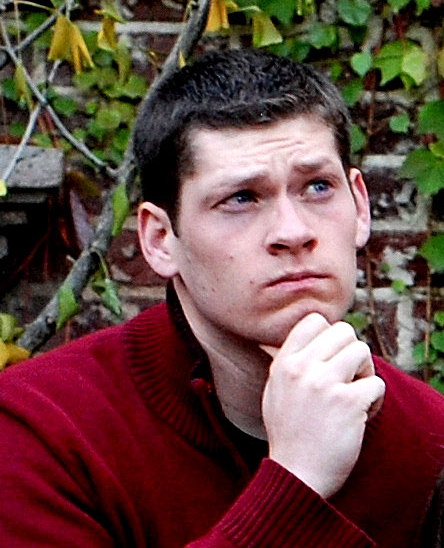
%> input picture brad.png, 444 x 548 px
$ octave example.m   (GNU Octave 9; MATLAB toolbox functions it lacks are replaced by stand-ins)
%> lines starting %> are read from the running program, lines starting %| are printed output that depends on the picture
%> further down, I1 is the input picture: size 548x444x3 uint8; mean R, G, B 102.3, 71.4, 66.3
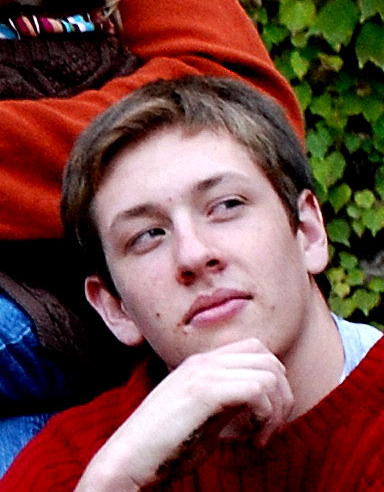
%> input picture bryan.png, 384 x 492 px
%> further down, I2 is the input picture: size 492x384x3 uint8; mean R, G, B 115.3, 75.8, 71.7
### morphImage.m
function morphImage(img1,img2, cp1,cp2, n_step, output_name,kernel)
%> called with n_step = 50, output_name = 'bradbryan'

% Find the values of the weights.
N = size(cp1, 1);
maxSz = max(size(img1), size(img2));
%> maxSz = [548 444 3]

sz1 = size(img1);
%> sz1 = [548 444 3]
Isz = maxSz - sz1;
%> Isz = [0 0 0]
pad_images1 = padarray(img1, [max(Isz(1), 0) max(Isz(2), 0)], 'post');
sz2 = size(img2);
%> sz2 = [492 384 3]
Isz = maxSz - sz2;
%> Isz = [56 60 0]
pad_images2 = padarray(img2, [max(Isz(1), 0) max(Isz(2), 0)], 'post');
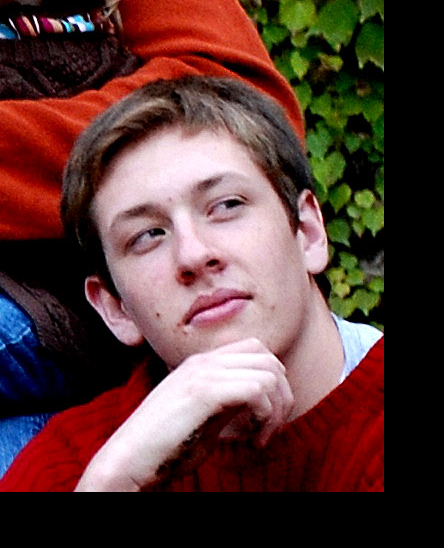
%> pad_images2: size 548x444x3 uint8; mean R, G, B 89.6, 58.8, 55.7

[height, width, ~] = size(pad_images1);

% Scale down to 0.0 - 1.0 range
cp1(:,1) = cp1(:,1) / width;
cp1(:,2) = cp1(:,2) / height;
cp2(:,1) = cp2(:,1) / width;
cp2(:,2) = cp2(:,2) / height;

% Create an interpolated x and y
steps = 1/(n_step + 1);

% Compare each of the images with all others.
x1 = cp1(:,1);
y1 = cp1(:,2);

x2 = cp2(:,1);
y2 = cp2(:,2);

len = length(steps:steps:0.99);
tic;
num = 0;
for t=steps:steps:0.99
    num = num + 1;
    disp(['t=' mat2str(t,5) ', ' int2str(num) '/' int2str(len)]);
    % Interpolate control points.
    yt = (1 - t) * y1 + t * y2;
    xt = (1 - t) * x1 + t * x2;

    %kernel = @(s) ( exp( -kw * (s * s) ) );

    % Calculate weights
    k1 = computeWeights( yt, xt, y1, x1, kernel);
    k2 = computeWeights( yt, xt, y2, x2, kernel);

    % Generate new morphed images
    I1 = interpolateImage( yt, xt, k1, pad_images1, kernel);

    I2 = interpolateImage( yt, xt, k2, pad_images2, kernel);

    % Interpolate images and write.
    If = (1 - t) * I1 + t * I2;

    imwrite(If, [output_name '_' mat2str(t,5) '.png']);
end
toc

### computeWeights.m
function k = computeWeights( y, x, y_prime, x_prime, kernel)

N = size( x, 1 );

% Radial basis function (part)
B = zeros(N);   %%%%%%% Thin-plate splines
for i=1:N
    s = bsxfun(@minus, [y x], [y(i) x(i)]);
    s = sqrt(sum(s.*s, 2));
    ind = find(s~=0);
    B(:,i) = kernel(s);
end

% Linear portion.
top = [y' 0 0 0; x' 0 0 0; ones(N,1)' 0 0 0];
right(:,1) = x;
right(:,2) = y;
right(:,3) = ones(N,1);

B = [top; B right];

% Solve the linear equation.
bi = [0; 0; 0; y_prime; 0; 0; 0; x_prime];

k = [B zeros(N+3); zeros(N+3) B]\bi;

end

### interpolateImage.m
function [ output ] = interpolateImage( cy, cx, k, I, kernel)

[height, width, channels] = size( I );
output = zeros( height, width, channels );

N = size(cx,1);
% For each pixel in the final image...

temp = zeros(height, width);
[py, px] = find(temp==0);
pos = [py/height px/width];
dist = zeros(size(px,1), size(cy,1));
for i=1:size(cy,1)
    ds = bsxfun(@minus, pos, [cy(i) cx(i)]) ;
    ds = sqrt(sum(ds.^2,2));
    dist(:,i) = ds;
end
dist = kernel(dist);
npos1 = dist*k(1:N);                                                   %sum(bsxfun(@times, dist, k(1:N)'),2);
npos2 = dist*k(N+4:2*N+3);                                             %sum(bsxfun(@times, dist, k(N+4:2*N+3)'),2);
npos1 = npos1 + k(N+1)*pos(:,2) + k(N+2) * pos(:,1)  + k(N+3);         %npos(1) = npos(1) + k(N+1) * x + k(N+2) * y + k(N+3);
npos2 = npos2 + k(N+N+4)*pos(:,2)  + k(N+N+5) * pos(:,1)  + k(N+N+6);  %npos(2) = npos(2) + k(N+N+4) * x + k(N+N+5) * y + k(N+N+6);
npos1 = npos1*height;
npos2 = npos2*width;

idx = find(((npos1<height).*(npos1>1).*(npos2<width).*(npos2>1))>0);   %ntersect(intersect(find(npos1<=height)&&(npos1>0))),find(npos2<=width&&npos1>0));
tx = zeros(size(npos1));
ty = zeros(size(npos1));
tx(idx) = npos1(idx) - floor(npos1(idx));
ty(idx) = npos2(idx) - floor(npos2(idx));

tx = reshape(tx',[height, width]);
ty = reshape(ty',[height, width]);

yval = [floor(npos1) ceil(npos1)];
xval = [floor(npos2) ceil(npos2)];

ind1 = sub2ind([height, width], yval(idx,1), xval(idx,1));
ind2 = sub2ind([height, width], yval(idx,1), xval(idx,2));
ind3 = sub2ind([height, width], yval(idx,2), xval(idx,1));
ind4 = sub2ind([height, width], yval(idx,2), xval(idx,2));

for d = 1:channels
    imm = double(I(:,:,d));
    v1 = imm;
    v2 = imm;
    imm1 = imm(ind1).*(1-tx(idx)) + imm(ind2).*tx(idx);
    imm2 = imm(ind3).*(1-tx(idx)) + imm(ind4).*tx(idx);
    v1(idx) = imm1;
    v2(idx) = imm2;
    output(:,:,d) = v1 .* (1 - ty) + v2 .* ty;
end
% Scale it back down for visualization.
output = ((output)/(max(output(:))));

end

### thin_plate_spline.m
function [ output ] = thin_plate_spline( s )

ind = find(s~=0);
output = zeros(size(s));
output(ind) = s(ind) .* s(ind) .* log(s(ind));


end

### example.m
clear;
close all;

I1 = imread('brad.png');     %% read the first image
I2 = imread('bryan.png');     %% read the second image
output_name = 'bradbryan';
load('bradbryan.mat');             %% Point Correspondence
figure(1);
subplot(1,2,1);
hold on;
imshow(I1);
subplot(1,2,1);
plot(cp1(:,1),cp1(:,2),'go');
subplot(1,2,2);
imshow(I2);
hold on;
plot(cp2(:,1),cp2(:,2),'*');

n_step = 50;

kernel = @thin_plate_spline;

%> (the run ends here)
